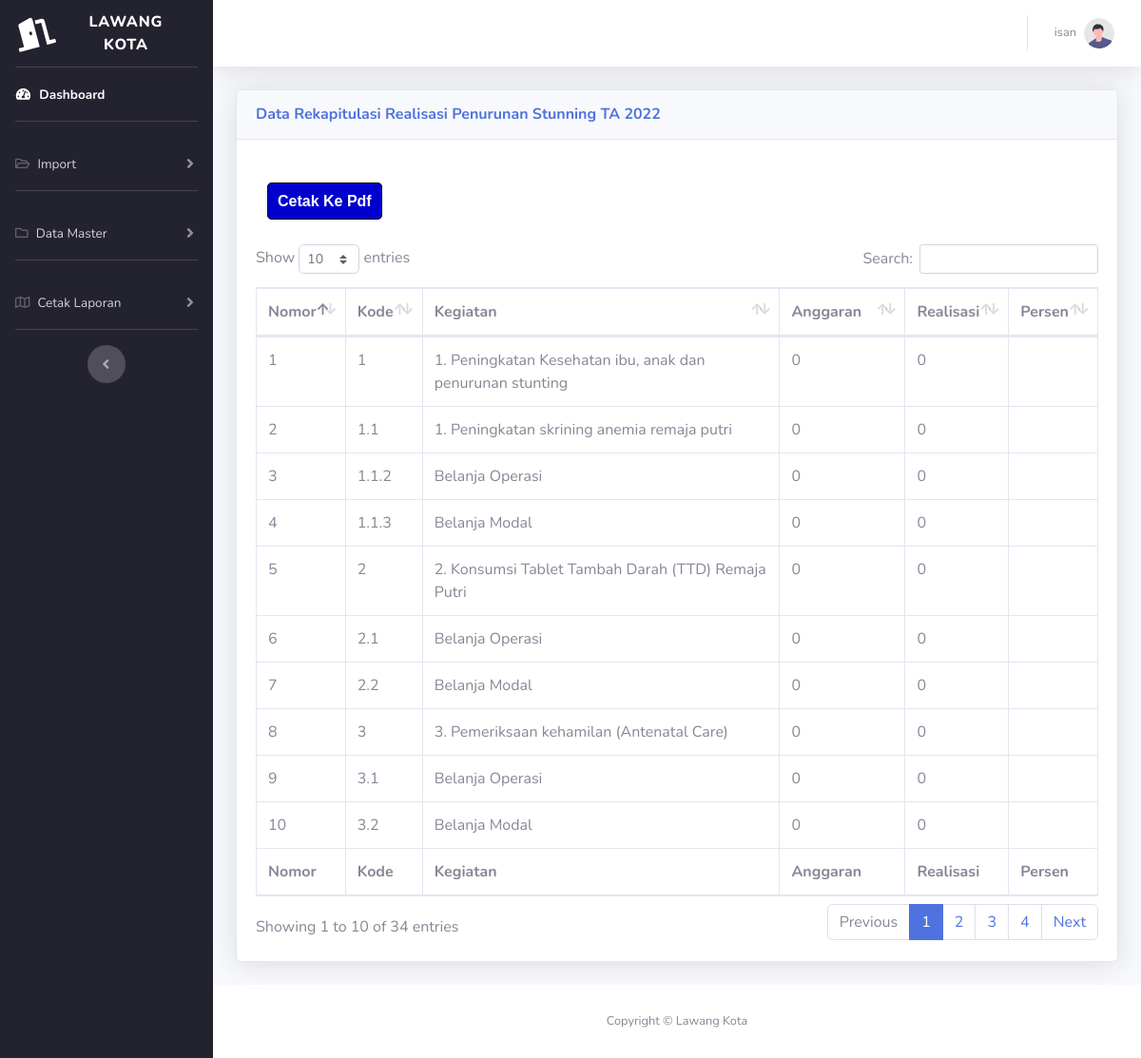
Screenshot of /rekap_pstun.php (signed in) with the database file from the repository.
### tables this page shows
CREATE TABLE `rekap_pen_stun` (
  `nomor` int(11) NOT NULL,
  `kd_urut` varchar(50) NOT NULL,
  `kegiatan` varchar(100) NOT NULL,
  `anggaran` bigint(50) NOT NULL,
  `realisasi` bigint(50) NOT NULL,
  `persen` varchar(500) NOT NULL
);

### rekap_pstun.php (the view, shortened to what this page needs)
<!DOCTYPE html>
<html lang="en">
<head>
    <link href="vendor/fontawesome-free/css/all.min.css" rel="stylesheet" type="text/css" />
    <link href="css/sb-admin-2.min.css" rel="stylesheet" />
    <link href="vendor/datatables/dataTables.bootstrap4.min.css" rel="stylesheet" />
</head>
<body id="page-top">
    <div id="wrapper">
        <ul style="background-color:#23222f;" class="navbar-nav sidebar sidebar-dark accordion" id="accordionSidebar">
            <a class="sidebar-brand d-flex align-items-center justify-content-center" href="index.php">
                <div class="sidebar-brand-icon rotate-n-15">
                    <i class="fas fa-door-open"></i>
                </div>
                <div class="sidebar-brand-text mx-3">Lawang Kota<sup></sup></div>
            </a>
            <hr class="sidebar-divider my-0" />
            <li class="nav-item active">
                <a class="nav-link" href="index.html">
                    <i class="fas fa-fw fa-tachometer-alt"></i>
                    <span>Dashboard</span></a>
            </li>
            <hr class="sidebar-divider" />
            <li class="nav-item">
                <a class="nav-link collapsed" href="#" data-toggle="collapse" data-target="#collapseTwo" aria-expanded="true" aria-controls="collapseTwo">
                    <i class="far fa-folder-open"></i>
                    <span>Import</span>
                </a>
            </li>
            <hr class="sidebar-divider" />
            <li class="nav-item">
                <a class="nav-link collapsed" href="#" data-toggle="collapse" data-target="#collapseTwo2" aria-expanded="true" aria-controls="collapseTwo">
                    <i class="far fa-folder"></i>
                    <span>Data Master</span>
                </a>
            </li>
            <hr class="sidebar-divider" />
            <li class="nav-item">
                <a class="nav-link collapsed" href="#" data-toggle="collapse" data-target="#collapseTwo1" aria-expanded="true" aria-controls="collapseTwo">
                    <i class="far fa-map"></i>
                    <span>Cetak Laporan</span>
                </a>
            </li>
            <hr class="sidebar-divider d-none d-md-block" />
            <div class="text-center d-none d-md-inline">
                <button class="rounded-circle border-0" id="sidebarToggle"></button>
            </div>
        </ul>
        <div id="content-wrapper" class="d-flex flex-column">
            <div id="content">
                <nav class="navbar navbar-expand navbar-light bg-white topbar mb-4 static-top shadow">
                    <ul class="navbar-nav ml-auto">
                        <li class="nav-item dropdown no-arrow">
                            <a class="nav-link dropdown-toggle" href="#" id="userDropdown" role="button" data-toggle="dropdown" aria-haspopup="true" aria-expanded="false">
                                <span class="mr-2 d-none d-lg-inline text-gray-600 small"><?php echo $_SESSION['nama_pengguna']; ?></span>
                                <img class="img-profile rounded-circle" src="img/undraw_profile.svg" />
                            </a>
                        </li>
                    </ul>
                </nav>
                <div class="container-fluid">
                    <div class="card shadow mb-4">
                        <div class="card-header py-3">
                            <h6 class="m-0 font-weight-bold text-primary">Data Rekapitulasi Realisasi Penurunan Stunning
                                TA 2022</h6>
                        </div>
                        <div class="card-body">
                            <div style="margin: auto; width: 1183px; padding-top: 20px; padding-bottom: 20px;">
                                <div class="col-auto">
                                    <a class="pdf" href="lap_pstun.php" Target="_blank">Cetak Ke Pdf</a>
                                </div>
                            </div>
                            <div class="table-responsive">
                                <table class="table table-bordered" id="dataTable" width="100%" cellspacing="0">
                                    <thead>
                                        <tr>
                                            <th>Nomor</th>
                                            <th>Kode</th>
                                            <th>Kegiatan</th>
                                            <th>Anggaran</th>
                                            <th>Realisasi</th>
                                            <th>Persen</th>
                                        </tr>
                                    </thead>
                                    <?php
                                    $no = 1;
                                    include "update2.php";
                                    $ambildata = mysqli_query($conn, "
                                    SELECT * FROM rekap_pen_stun");
                                    while ($tampil = mysqli_fetch_array($ambildata)) {
                                        echo "
                                            <tr>
                                            <td>" . $no++ . "</td>
                                            <td>$tampil[kd_urut]</td>
                                            <td>$tampil[kegiatan]</td>
                                            <td type='number'> " . number_format($tampil['anggaran']) . "</td>
                                            <td type='number'> " . number_format($tampil['realisasi']) . "</td>
                                            <td>$tampil[persen]</td>
                                            </tr>";
                                    }
                                    ?>
                                    <tfoot>
                                        <tr>
                                            <th>Nomor</th>
                                            <th>Kode</th>
                                            <th>Kegiatan</th>
                                            <th>Anggaran</th>
                                            <th>Realisasi</th>
                                            <th>Persen</th>
                                        </tr>
                                    </tfoot>
                                </table>
                            </div>
                        </div>
                    </div>
                </div>
            </div>
            <footer class="sticky-footer bg-white">
                <div class="container my-auto">
                    <div class="copyright text-center my-auto">
                        <span>Copyright &copy; Lawang Kota</span>
                    </div>
                </div>
            </footer>
        </div>
    </div>
</body>
</html>

### rekap_pstun.php (style rules this page uses)
.pdf { text-decoration: none; color: white; background-color: mediumblue; font-family: arial; font-weight: bold; border: 1px solid black; line-height: 50px; margin: auto; padding: 10px; border-radius: 5px; }

### rows the page displays
rekap_pen_stun: kd_urut "1", kegiatan "1. Peningkatan Kesehatan ibu, anak dan penurunan stunting", anggaran "0", realisasi "0"
rekap_pen_stun: kd_urut "1.1", kegiatan "1. Peningkatan skrining anemia remaja putri", anggaran "0", realisasi "0"
rekap_pen_stun: kd_urut "1.1.2", kegiatan "Belanja Operasi", anggaran "0", realisasi "0"
rekap_pen_stun: kd_urut "1.1.3", kegiatan "Belanja Modal", anggaran "0", realisasi "0"
rekap_pen_stun: kd_urut "2", kegiatan "2. Konsumsi Tablet Tambah Darah (TTD) Remaja Putri", anggaran "0", realisasi "0"
rekap_pen_stun: kd_urut "2.1", kegiatan "Belanja Operasi", anggaran "0", realisasi "0"
rekap_pen_stun: kd_urut "2.2", kegiatan "Belanja Modal", anggaran "0", realisasi "0"
rekap_pen_stun: kd_urut "3", kegiatan "3. Pemeriksaan kehamilan (Antenatal Care)", anggaran "0", realisasi "0"
rekap_pen_stun: kd_urut "3.1", kegiatan "Belanja Operasi", anggaran "0", realisasi "0"
rekap_pen_stun: kd_urut "3.2", kegiatan "Belanja Modal", anggaran "0", realisasi "0"

### other values shown
$_SESSION['nama_pengguna'] "isan"
